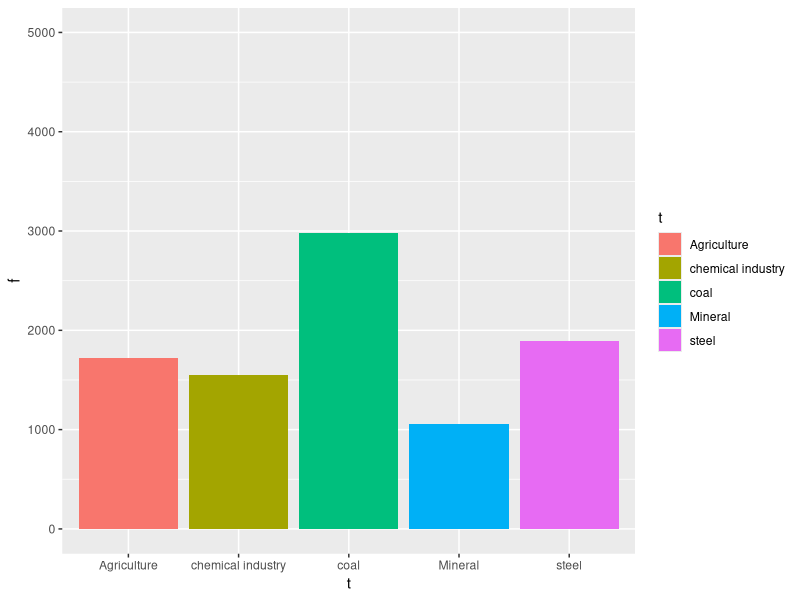

Write the R code that produced this figure.
## ---- chunk 1
library(ggplot2)
d <- read.csv("f.csv", header = T)
d$m <- as.Date(d$m)
d$t <- as.factor(d$t)
d1 <- d[d$o==1,]
ggplot(data = d1,mapping = aes(x=t,y = f,fill=t)) + 
            geom_bar(stat="identity") +
            ylim(0,5000)
